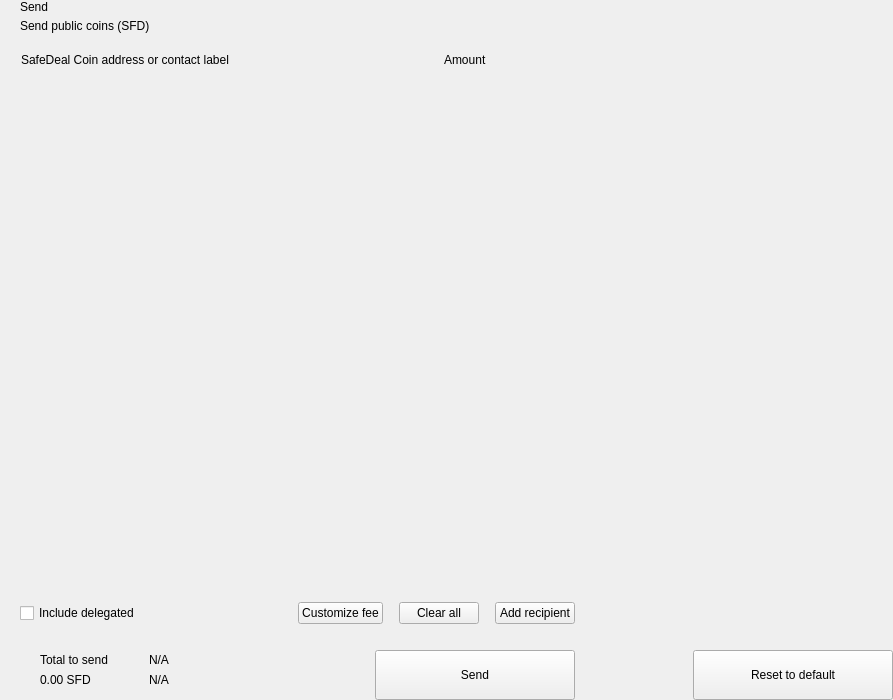
<?xml version="1.0" encoding="UTF-8"?>
<ui version="4.0">
 <class>send</class>
 <widget class="QWidget" name="send">
  <property name="geometry">
   <rect>
    <x>0</x>
    <y>0</y>
    <width>893</width>
    <height>700</height>
   </rect>
  </property>
  <property name="windowTitle">
   <string>Form</string>
  </property>
  <layout class="QHBoxLayout" name="horizontalLayout_2" stretch="2,1">
   <property name="spacing">
    <number>0</number>
   </property>
   <property name="leftMargin">
    <number>0</number>
   </property>
   <property name="topMargin">
    <number>0</number>
   </property>
   <property name="rightMargin">
    <number>0</number>
   </property>
   <property name="bottomMargin">
    <number>0</number>
   </property>
   <item>
    <widget class="QWidget" name="left" native="true">
     <layout class="QVBoxLayout" name="verticalLayout_3">
      <property name="spacing">
       <number>0</number>
      </property>
      <property name="leftMargin">
       <number>0</number>
      </property>
      <property name="topMargin">
       <number>0</number>
      </property>
      <property name="rightMargin">
       <number>0</number>
      </property>
      <property name="bottomMargin">
       <number>0</number>
      </property>
      <item>
       <layout class="QVBoxLayout" name="verticalLayout_22" stretch="0,0,0,1,0,0,0,0">
        <property name="spacing">
         <number>0</number>
        </property>
        <item>
         <layout class="QHBoxLayout" name="horizontalLayout_3">
          <property name="spacing">
           <number>0</number>
          </property>
          <property name="leftMargin">
           <number>20</number>
          </property>
          <property name="rightMargin">
           <number>20</number>
          </property>
          <item>
           <layout class="QVBoxLayout" name="verticalLayout">
            <property name="spacing">
             <number>5</number>
            </property>
            <item>
             <widget class="QLabel" name="labelTitle">
              <property name="text">
               <string>Send</string>
              </property>
              <property name="alignment">
               <set>Qt::AlignLeading|Qt::AlignLeft|Qt::AlignVCenter</set>
              </property>
             </widget>
            </item>
            <item>
             <widget class="QLabel" name="labelSubtitle1">
              <property name="text">
               <string>Send public coins (SFD)</string>
              </property>
             </widget>
            </item>
           </layout>
          </item>
          <item>
           <spacer name="horizontalSpacer">
            <property name="orientation">
             <enum>Qt::Horizontal</enum>
            </property>
            <property name="sizeHint" stdset="0">
             <size>
              <width>40</width>
              <height>20</height>
             </size>
            </property>
           </spacer>
          </item>
         </layout>
        </item>
        <item>
         <spacer name="verticalSpacer_2">
          <property name="orientation">
           <enum>Qt::Vertical</enum>
          </property>
          <property name="sizeType">
           <enum>QSizePolicy::Fixed</enum>
          </property>
          <property name="sizeHint" stdset="0">
           <size>
            <width>20</width>
            <height>20</height>
           </size>
          </property>
         </spacer>
        </item>
        <item>
         <layout class="QHBoxLayout" name="horizontalLayout" stretch="6,0,2">
          <property name="spacing">
           <number>0</number>
          </property>
          <property name="leftMargin">
           <number>10</number>
          </property>
          <property name="topMargin">
           <number>0</number>
          </property>
          <property name="rightMargin">
           <number>20</number>
          </property>
          <property name="bottomMargin">
           <number>0</number>
          </property>
          <item>
           <widget class="QLabel" name="labelSubtitleAddress">
            <property name="styleSheet">
             <string notr="true">margin-left:8px;</string>
            </property>
            <property name="text">
             <string>SafeDeal Coin address or contact label</string>
            </property>
           </widget>
          </item>
          <item>
           <spacer name="horizontalSpacer_3">
            <property name="orientation">
             <enum>Qt::Horizontal</enum>
            </property>
            <property name="sizeType">
             <enum>QSizePolicy::Fixed</enum>
            </property>
            <property name="sizeHint" stdset="0">
             <size>
              <width>40</width>
              <height>1</height>
             </size>
            </property>
           </spacer>
          </item>
          <item>
           <widget class="QLabel" name="labelSubtitleAmount">
            <property name="text">
             <string>Amount</string>
            </property>
           </widget>
          </item>
         </layout>
        </item>
        <item>
         <widget class="QScrollArea" name="scrollArea">
          <property name="minimumSize">
           <size>
            <width>0</width>
            <height>350</height>
           </size>
          </property>
          <property name="styleSheet">
           <string notr="true">#scrollArea {
            background:transparent;
            margin-top:10px;
}</string>
          </property>
          <property name="horizontalScrollBarPolicy">
           <enum>Qt::ScrollBarAlwaysOff</enum>
          </property>
          <property name="sizeAdjustPolicy">
           <enum>QAbstractScrollArea::AdjustIgnored</enum>
          </property>
          <property name="widgetResizable">
           <bool>true</bool>
          </property>
          <property name="alignment">
           <set>Qt::AlignLeading|Qt::AlignLeft|Qt::AlignTop</set>
          </property>
          <widget class="QWidget" name="scrollAreaWidgetContents">
           <property name="geometry">
            <rect>
             <x>0</x>
             <y>0</y>
             <width>591</width>
             <height>16</height>
            </rect>
           </property>
           <property name="sizePolicy">
            <sizepolicy hsizetype="Preferred" vsizetype="Maximum">
             <horstretch>0</horstretch>
             <verstretch>0</verstretch>
            </sizepolicy>
           </property>
           <property name="autoFillBackground">
            <bool>false</bool>
           </property>
           <property name="styleSheet">
            <string notr="true">#scrollAreaWidgetContents {
             background:transparent;
             }</string>
           </property>
           <layout class="QVBoxLayout" name="verticalLayout_7">
            <property name="spacing">
             <number>0</number>
            </property>
            <property name="sizeConstraint">
             <enum>QLayout::SetDefaultConstraint</enum>
            </property>
            <property name="leftMargin">
             <number>0</number>
            </property>
            <property name="topMargin">
             <number>0</number>
            </property>
            <property name="rightMargin">
             <number>0</number>
            </property>
            <property name="bottomMargin">
             <number>0</number>
            </property>
           </layout>
          </widget>
         </widget>
        </item>
        <item>
         <spacer name="verticalSpacer_4">
          <property name="orientation">
           <enum>Qt::Vertical</enum>
          </property>
          <property name="sizeType">
           <enum>QSizePolicy::Fixed</enum>
          </property>
          <property name="sizeHint" stdset="0">
           <size>
            <width>20</width>
            <height>20</height>
           </size>
          </property>
         </spacer>
        </item>
        <item>
         <layout class="QHBoxLayout" name="horizontalLayout_20">
          <property name="spacing">
           <number>6</number>
          </property>
          <property name="leftMargin">
           <number>20</number>
          </property>
          <property name="rightMargin">
           <number>20</number>
          </property>
          <item>
           <widget class="QCheckBox" name="checkBoxDelegations">
            <property name="layoutDirection">
             <enum>Qt::LeftToRight</enum>
            </property>
            <property name="text">
             <string>Include delegated</string>
            </property>
           </widget>
          </item>
          <item>
           <spacer name="horizontalSpacer_4">
            <property name="orientation">
             <enum>Qt::Horizontal</enum>
            </property>
            <property name="sizeHint" stdset="0">
             <size>
              <width>10</width>
              <height>20</height>
             </size>
            </property>
           </spacer>
          </item>
          <item>
           <widget class="QPushButton" name="pushButtonFee">
            <property name="focusPolicy">
             <enum>Qt::NoFocus</enum>
            </property>
            <property name="text">
             <string>Customize fee</string>
            </property>
           </widget>
          </item>
          <item>
           <spacer name="horizontalSpacer_11">
            <property name="orientation">
             <enum>Qt::Horizontal</enum>
            </property>
            <property name="sizeType">
             <enum>QSizePolicy::Minimum</enum>
            </property>
            <property name="sizeHint" stdset="0">
             <size>
              <width>10</width>
              <height>20</height>
             </size>
            </property>
           </spacer>
          </item>
          <item>
           <widget class="QPushButton" name="pushButtonClear">
            <property name="focusPolicy">
             <enum>Qt::NoFocus</enum>
            </property>
            <property name="layoutDirection">
             <enum>Qt::RightToLeft</enum>
            </property>
            <property name="text">
             <string>Clear all</string>
            </property>
           </widget>
          </item>
          <item>
           <spacer name="horizontalSpacer_6">
            <property name="orientation">
             <enum>Qt::Horizontal</enum>
            </property>
            <property name="sizeType">
             <enum>QSizePolicy::Fixed</enum>
            </property>
            <property name="sizeHint" stdset="0">
             <size>
              <width>10</width>
              <height>20</height>
             </size>
            </property>
           </spacer>
          </item>
          <item>
           <widget class="QPushButton" name="pushButtonAddRecipient">
            <property name="focusPolicy">
             <enum>Qt::NoFocus</enum>
            </property>
            <property name="text">
             <string>Add recipient</string>
            </property>
           </widget>
          </item>
         </layout>
        </item>
        <item>
         <spacer name="verticalSpacer">
          <property name="orientation">
           <enum>Qt::Vertical</enum>
          </property>
          <property name="sizeType">
           <enum>QSizePolicy::Fixed</enum>
          </property>
          <property name="sizeHint" stdset="0">
           <size>
            <width>20</width>
            <height>16</height>
           </size>
          </property>
         </spacer>
        </item>
        <item>
         <layout class="QHBoxLayout" name="horizontalLayout_7">
          <property name="rightMargin">
           <number>20</number>
          </property>
          <item>
           <layout class="QHBoxLayout" name="horizontalLayout_10">
            <property name="spacing">
             <number>0</number>
            </property>
            <property name="leftMargin">
             <number>8</number>
            </property>
            <item>
             <widget class="QStackedWidget" name="stackedWidget">
              <property name="minimumSize">
               <size>
                <width>0</width>
                <height>60</height>
               </size>
              </property>
              <property name="maximumSize">
               <size>
                <width>16777215</width>
                <height>60</height>
               </size>
              </property>
              <widget class="QWidget" name="page1">
               <layout class="QVBoxLayout" name="verticalLayout_71" stretch="0">
                <property name="spacing">
                 <number>6</number>
                </property>
                <property name="leftMargin">
                 <number>12</number>
                </property>
                <property name="topMargin">
                 <number>0</number>
                </property>
                <property name="rightMargin">
                 <number>0</number>
                </property>
                <property name="bottomMargin">
                 <number>0</number>
                </property>
                <item>
                 <widget class="QWidget" name="coinWidget" native="true">
                  <property name="minimumSize">
                   <size>
                    <width>0</width>
                    <height>60</height>
                   </size>
                  </property>
                  <property name="maximumSize">
                   <size>
                    <width>16777215</width>
                    <height>60</height>
                   </size>
                  </property>
                  <layout class="QHBoxLayout" name="horizontalLayout_9">
                   <property name="spacing">
                    <number>0</number>
                   </property>
                   <property name="leftMargin">
                    <number>20</number>
                   </property>
                   <property name="topMargin">
                    <number>10</number>
                   </property>
                   <property name="rightMargin">
                    <number>20</number>
                   </property>
                   <property name="bottomMargin">
                    <number>10</number>
                   </property>
                   <item>
                    <layout class="QVBoxLayout" name="verticalSend">
                     <property name="spacing">
                      <number>0</number>
                     </property>
                     <item>
                      <widget class="QLabel" name="labelTitleTotalSend">
                       <property name="text">
                        <string>Total to send</string>
                       </property>
                      </widget>
                     </item>
                     <item>
                      <widget class="QLabel" name="labelAmountSend">
                       <property name="text">
                        <string notr="true">0.00 SFD</string>
                       </property>
                      </widget>
                     </item>
                    </layout>
                   </item>
                   <item>
                    <spacer name="horizontalSpacer_9">
                     <property name="orientation">
                      <enum>Qt::Horizontal</enum>
                     </property>
                     <property name="sizeType">
                      <enum>QSizePolicy::Fixed</enum>
                     </property>
                     <property name="sizeHint" stdset="0">
                      <size>
                       <width>20</width>
                       <height>20</height>
                      </size>
                     </property>
                    </spacer>
                   </item>
                   <item>
                    <widget class="QLabel" name="labelLine">
                     <property name="minimumSize">
                      <size>
                       <width>1</width>
                       <height>0</height>
                      </size>
                     </property>
                     <property name="maximumSize">
                      <size>
                       <width>1</width>
                       <height>16777215</height>
                      </size>
                     </property>
                     <property name="text">
                      <string/>
                     </property>
                    </widget>
                   </item>
                   <item>
                    <spacer name="horizontalSpacer_10">
                     <property name="orientation">
                      <enum>Qt::Horizontal</enum>
                     </property>
                     <property name="sizeType">
                      <enum>QSizePolicy::Fixed</enum>
                     </property>
                     <property name="sizeHint" stdset="0">
                      <size>
                       <width>20</width>
                       <height>20</height>
                      </size>
                     </property>
                    </spacer>
                   </item>
                   <item>
                    <layout class="QVBoxLayout" name="verticalRemaining">
                     <property name="spacing">
                      <number>0</number>
                     </property>
                     <item>
                      <widget class="QLabel" name="labelTitleTotalRemaining">
                       <property name="text">
                        <string notr="true">N/A</string>
                       </property>
                      </widget>
                     </item>
                     <item>
                      <widget class="QLabel" name="labelAmountRemaining">
                       <property name="text">
                        <string notr="true">N/A</string>
                       </property>
                      </widget>
                     </item>
                    </layout>
                   </item>
                  </layout>
                 </widget>
                </item>
               </layout>
              </widget>
              <widget class="QWidget" name="page_2"/>
             </widget>
            </item>
           </layout>
          </item>
          <item>
           <spacer name="horizontalSpacer_5">
            <property name="orientation">
             <enum>Qt::Horizontal</enum>
            </property>
            <property name="sizeType">
             <enum>QSizePolicy::Expanding</enum>
            </property>
            <property name="sizeHint" stdset="0">
             <size>
              <width>40</width>
              <height>20</height>
             </size>
            </property>
           </spacer>
          </item>
          <item alignment="Qt::AlignBottom">
           <widget class="QPushButton" name="pushButtonSave">
            <property name="minimumSize">
             <size>
              <width>200</width>
              <height>50</height>
             </size>
            </property>
            <property name="maximumSize">
             <size>
              <width>200</width>
              <height>50</height>
             </size>
            </property>
            <property name="focusPolicy">
             <enum>Qt::NoFocus</enum>
            </property>
            <property name="text">
             <string>Send</string>
            </property>
           </widget>
          </item>
         </layout>
        </item>
       </layout>
      </item>
     </layout>
    </widget>
   </item>
   <item>
    <widget class="QWidget" name="right" native="true">
     <layout class="QVBoxLayout" name="verticalLayout_5">
      <property name="leftMargin">
       <number>0</number>
      </property>
      <property name="topMargin">
       <number>0</number>
      </property>
      <property name="rightMargin">
       <number>0</number>
      </property>
      <property name="bottomMargin">
       <number>0</number>
      </property>
      <item>
       <layout class="QVBoxLayout" name="verticalLayout_4">
        <property name="spacing">
         <number>6</number>
        </property>
        <item>
         <widget class="OptionButton" name="btnCoinControl" native="true">
          <property name="minimumSize">
           <size>
            <width>0</width>
            <height>50</height>
           </size>
          </property>
         </widget>
        </item>
        <item>
         <widget class="OptionButton" name="btnChangeAddress" native="true">
          <property name="minimumSize">
           <size>
            <width>0</width>
            <height>50</height>
           </size>
          </property>
         </widget>
        </item>
        <item>
         <widget class="OptionButton" name="btnUri" native="true">
          <property name="minimumSize">
           <size>
            <width>0</width>
            <height>50</height>
           </size>
          </property>
         </widget>
        </item>
        <item>
         <spacer name="verticalSpacer_5">
          <property name="orientation">
           <enum>Qt::Vertical</enum>
          </property>
          <property name="sizeHint" stdset="0">
           <size>
            <width>20</width>
            <height>40</height>
           </size>
          </property>
         </spacer>
        </item>
        <item>
         <layout class="QHBoxLayout" name="horizontalLayout_8">
          <item>
           <spacer name="horizontalSpacer_7">
            <property name="orientation">
             <enum>Qt::Horizontal</enum>
            </property>
            <property name="sizeHint" stdset="0">
             <size>
              <width>40</width>
              <height>20</height>
             </size>
            </property>
           </spacer>
          </item>
          <item>
           <widget class="QPushButton" name="pushButtonReset">
            <property name="minimumSize">
             <size>
              <width>200</width>
              <height>50</height>
             </size>
            </property>
            <property name="maximumSize">
             <size>
              <width>200</width>
              <height>50</height>
             </size>
            </property>
            <property name="focusPolicy">
             <enum>Qt::NoFocus</enum>
            </property>
            <property name="text">
             <string>Reset to default</string>
            </property>
           </widget>
          </item>
         </layout>
        </item>
       </layout>
      </item>
     </layout>
    </widget>
   </item>
  </layout>
 </widget>
 <customwidgets>
  <customwidget>
   <class>OptionButton</class>
   <extends>QWidget</extends>
   <header>qt/safedeal/optionbutton.h</header>
   <container>1</container>
  </customwidget>
 </customwidgets>
 <resources/>
 <connections/>
</ui>
